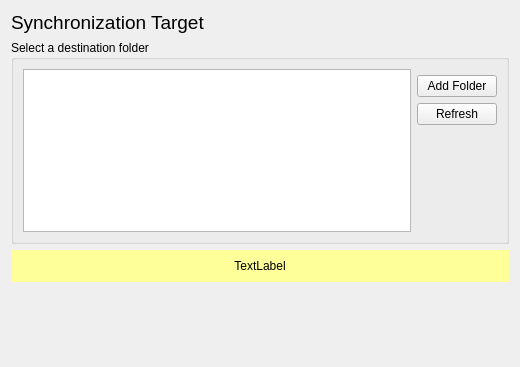
<?xml version="1.0" encoding="UTF-8"?>
<ui version="4.0">
 <class>FolderWizardTargetPage</class>
 <widget class="QWidget" name="FolderWizardTargetPage">
  <property name="geometry">
   <rect>
    <x>0</x>
    <y>0</y>
    <width>520</width>
    <height>367</height>
   </rect>
  </property>
  <property name="windowTitle">
   <string>Form</string>
  </property>
  <layout class="QGridLayout" name="gridLayout_6">
   <item row="0" column="0">
    <layout class="QHBoxLayout" name="horizontalLayout_12">
     <item>
      <widget class="QLabel" name="label_3">
       <property name="font">
        <font>
         <pointsize>14</pointsize>
         <weight>50</weight>
         <bold>false</bold>
        </font>
       </property>
       <property name="text">
        <string>Synchronization Target</string>
       </property>
      </widget>
     </item>
     <item>
      <spacer name="horizontalSpacer_17">
       <property name="orientation">
        <enum>Qt::Horizontal</enum>
       </property>
       <property name="sizeHint" stdset="0">
        <size>
         <width>40</width>
         <height>20</height>
        </size>
       </property>
      </spacer>
     </item>
    </layout>
   </item>
   <item row="1" column="0">
    <widget class="QGroupBox" name="groupBox">
     <property name="title">
      <string>Select a destination folder</string>
     </property>
     <property name="flat">
      <bool>true</bool>
     </property>
     <property name="checkable">
      <bool>false</bool>
     </property>
     <layout class="QGridLayout" name="gridLayout">
      <item row="1" column="1">
       <widget class="QPushButton" name="addFolderButton">
        <property name="text">
         <string>Add Folder</string>
        </property>
       </widget>
      </item>
      <item row="3" column="1">
       <spacer name="verticalSpacer_2">
        <property name="orientation">
         <enum>Qt::Vertical</enum>
        </property>
        <property name="sizeHint" stdset="0">
         <size>
          <width>20</width>
          <height>40</height>
         </size>
        </property>
       </spacer>
      </item>
      <item row="2" column="1">
       <widget class="QPushButton" name="refreshButton">
        <property name="text">
         <string>Refresh</string>
        </property>
       </widget>
      </item>
      <item row="0" column="0" rowspan="4">
       <widget class="QTreeWidget" name="folderTreeWidget">
        <property name="sortingEnabled">
         <bool>true</bool>
        </property>
        <property name="headerHidden">
         <bool>true</bool>
        </property>
        <column>
         <property name="text">
          <string>Folders</string>
         </property>
        </column>
       </widget>
      </item>
     </layout>
    </widget>
   </item>
   <item row="4" column="0">
    <widget class="QFrame" name="warnFrame">
     <property name="palette">
      <palette>
       <active>
        <colorrole role="Base">
         <brush brushstyle="SolidPattern">
          <color alpha="255">
           <red>255</red>
           <green>255</green>
           <blue>255</blue>
          </color>
         </brush>
        </colorrole>
        <colorrole role="Window">
         <brush brushstyle="SolidPattern">
          <color alpha="255">
           <red>255</red>
           <green>255</green>
           <blue>153</blue>
          </color>
         </brush>
        </colorrole>
       </active>
       <inactive>
        <colorrole role="Base">
         <brush brushstyle="SolidPattern">
          <color alpha="255">
           <red>255</red>
           <green>255</green>
           <blue>255</blue>
          </color>
         </brush>
        </colorrole>
        <colorrole role="Window">
         <brush brushstyle="SolidPattern">
          <color alpha="255">
           <red>255</red>
           <green>255</green>
           <blue>153</blue>
          </color>
         </brush>
        </colorrole>
       </inactive>
       <disabled>
        <colorrole role="Base">
         <brush brushstyle="SolidPattern">
          <color alpha="255">
           <red>255</red>
           <green>255</green>
           <blue>153</blue>
          </color>
         </brush>
        </colorrole>
        <colorrole role="Window">
         <brush brushstyle="SolidPattern">
          <color alpha="255">
           <red>255</red>
           <green>255</green>
           <blue>153</blue>
          </color>
         </brush>
        </colorrole>
       </disabled>
      </palette>
     </property>
     <property name="autoFillBackground">
      <bool>true</bool>
     </property>
     <property name="frameShape">
      <enum>QFrame::NoFrame</enum>
     </property>
     <property name="frameShadow">
      <enum>QFrame::Raised</enum>
     </property>
     <layout class="QGridLayout" name="gridLayout_5">
      <item row="0" column="0">
       <layout class="QHBoxLayout" name="horizontalLayout">
        <item>
         <widget class="QLabel" name="warnLabel">
          <property name="autoFillBackground">
           <bool>true</bool>
          </property>
          <property name="frameShape">
           <enum>QFrame::NoFrame</enum>
          </property>
          <property name="frameShadow">
           <enum>QFrame::Plain</enum>
          </property>
          <property name="text">
           <string>TextLabel</string>
          </property>
          <property name="textFormat">
           <enum>Qt::AutoText</enum>
          </property>
          <property name="alignment">
           <set>Qt::AlignCenter</set>
          </property>
          <property name="wordWrap">
           <bool>true</bool>
          </property>
          <property name="margin">
           <number>3</number>
          </property>
         </widget>
        </item>
       </layout>
      </item>
     </layout>
    </widget>
   </item>
   <item row="5" column="0">
    <spacer name="verticalSpacer">
     <property name="orientation">
      <enum>Qt::Vertical</enum>
     </property>
     <property name="sizeHint" stdset="0">
      <size>
       <width>20</width>
       <height>102</height>
      </size>
     </property>
    </spacer>
   </item>
  </layout>
 </widget>
 <resources/>
 <connections/>
</ui>
